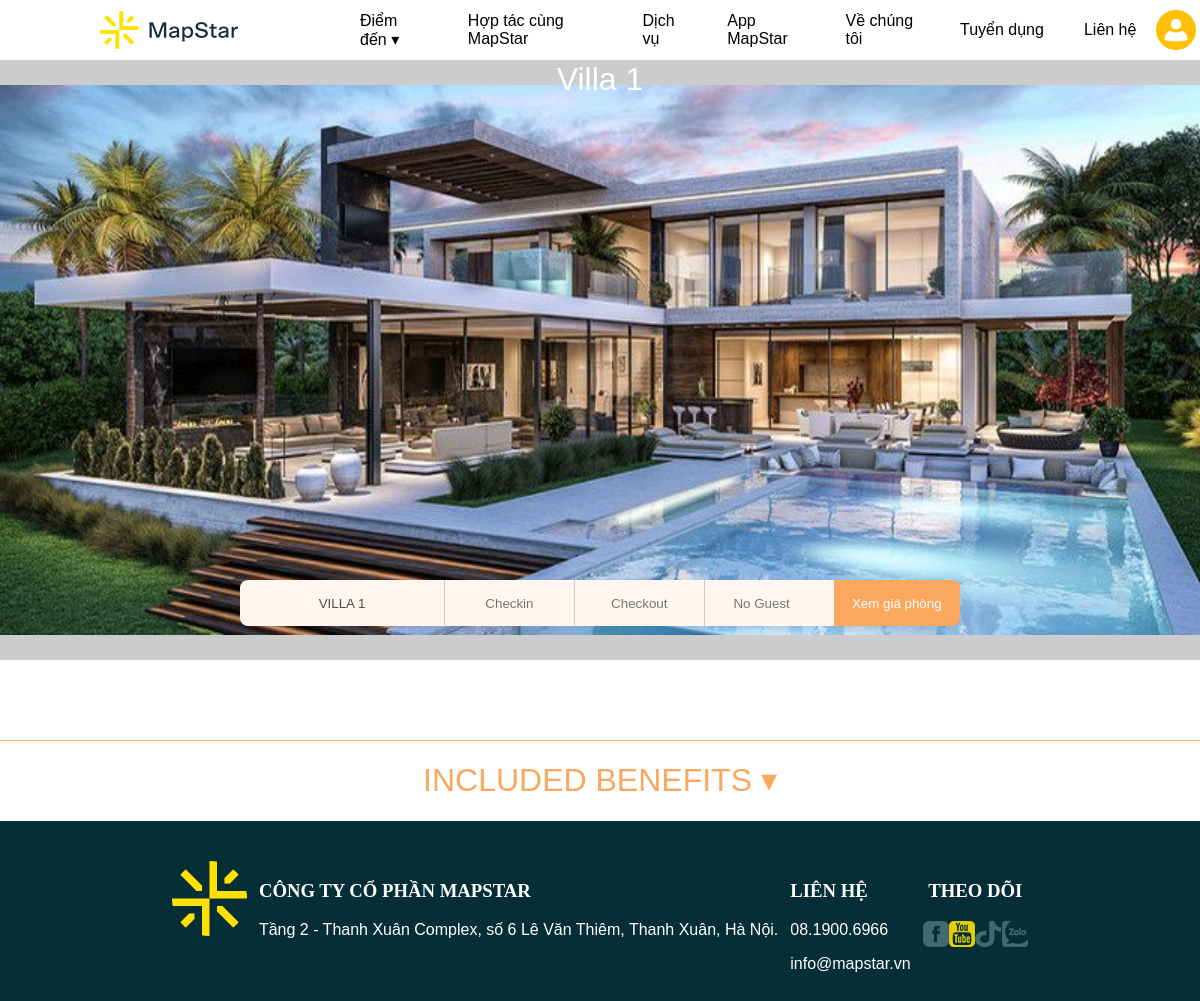
Page /property/1/ on the committed database.
### ms_property_slider_image/models.py (models this page shows, shortened)
class MsPropertySliderImage(models.Model):
  property_id = models.ForeignKey(MsProperty, on_delete=models.CASCADE)
  image = models.ImageField(upload_to='images/')

### ms_property/models.py (models this page shows, shortened)
class MsProperty(models.Model):
  destination_id = models.ForeignKey(MsDestination, on_delete=models.CASCADE)
  name = models.CharField(max_length=255, null=False)
  max_adults = models.IntegerField()
  max_childs = models.IntegerField()
  property_size = models.IntegerField()
  property_standard_price = models.FloatField()
  property_price_monday = models.FloatField()
  property_price_tuesday = models.FloatField()
  property_price_wednesday = models.FloatField()
  property_price_thursday = models.FloatField()
  property_price_friday = models.FloatField()
  property_price_saturday = models.FloatField()
  property_price_sunday = models.FloatField()
  image = models.ImageField(upload_to='images/')
  description = models.TextField(default=False, null=True)
  included_benefits = models.TextField(default='')
  address = models.TextField(null=True, blank=True)

### ms_property/views.py (the view, shortened to what this page needs)
# urls.py: path("<int:property_id>/", views.ms_property_detail, name="ms_property_detail"),
@csrf_protect
def ms_property_detail(request, property_id):
    context = {}
    if request.method == 'GET':
        property_id = int(property_id)
        destinations = MsDestination.objects.all().order_by('id')
        services = MsServices.objects.filter(is_extra=False).order_by('id')
        extra_services = MsServices.objects.filter(is_extra=True)
        property_detail = MsProperty.objects.get(id=property_id)
        property_slider_images = MsPropertySliderImage.objects.filter(property_id=property_id)
        context.update({
            'destinations': destinations,
            'services': services,
            'extra_services': extra_services,
            'property_detail': property_detail,
            'property_slider_images': property_slider_images,
        })
        method_datas = request.GET
        check_in = method_datas.get('check_in')
        check_out = method_datas.get('check_out')
    return render(request, 'ms_property_detail.html', context)

### ms_property/templates/ms_property_detail.html (shortened to what this page needs)
{% extends 'ms_master.html' %}
{% load static %}
{% block header %}
<link rel="stylesheet" type="text/css" href="{% static 'css/ms_property_detail.css' %}">
{% endblock %}
{% block body %}
<div class="detail-container">
    {% for slider_image in property_slider_images %}
    <div class="mySlides fade">
        <img src="{{slider_image.image.url}}">
        <h1 class="image-title">{{slider_image.property_id.name}}</h1>
    </div>
    {% endfor %}
    <div class="form-booking-container">
        <form id="booking-form" class="booking-form" action="/booking/available_reservations" method="GET">
            <div class="locations">
                <input class="location" id="location" name="location" type="text" placeholder="Chọn điểm đến"
                       aria-label="Location" value="{{property_detail.name | upper}}" required readonly>
            </div>
            <input class="checkin js_date_picker" id="checkin" name="checkin" type="text" placeholder="Checkin"
                   aria-label="Checkin" value="{{check_in}}"
                   required readonly>
            <input class="checkout js_date_picker" id="checkout" name="checkout" type="text" placeholder="Checkout"
                   aria-label="Checkout" value="{{check_out}}" required readonly>
            <input class="no_guest" id="no_guest" name="no_guest" type="number" placeholder="No Guest"
                   aria-label="No Guest" value="{{no_guest}}">
            <input class="submit" type="submit" value="Xem giá phòng"/>
        </form>
    </div>
    <div class="booking-step">
    </div>
    <div class="detail-description">
        <h1>INCLUDED BENEFITS <span class="dropdown-icon">&dtrif;</span></h1>
    </div>
</div>
{% endblock %}

### ms_dashboard/static/css/ms_dashboard.css (style rules this page uses)
:root { --navbar-height: 60px; --nav-background-color: rgb(239, 173, 116); --margin-rl-width: 160px; --destination-image-height: 400px; --submenu-top-spacing: 58px }
html { height: 100%; }
body { margin: 0; font-family: Montserrat-Regular, Montserrat-Bold, "Kokomo Breeze", sans-serif; }
.mySlides { display: block; }
img { vertical-align: middle; }
.fade { animation-name: fade; animation-duration: 1.5s; }
.form-booking-container { position: absolute; width: 100%; margin-top: -80px; display: flex; justify-content: center; text-align: center; }
.booking-form { display: flex; justify-content: center; height: 100%; width: 60%; }
.booking-form > input { width: 20%; border: 0; outline: none; text-align: center; color: #4a4a4a; caret-color: #4a4a4a; background-color: #FFF6EF; cursor: pointer; }
#location { height: 44px; min-width: 200px; border: 0; outline: none; text-align: center; color: #4a4a4a; caret-color: #4a4a4a; background-color: #FFF6EF; cursor: pointer; border-top-left-radius: 8px; border-bottom-left-radius: 8px; }
#checkin, #checkout, #no_guest { border-left: 1px solid #cccccc; }
.booking-form .submit { background-color: #FAA760; color: #fff; border-top-right-radius: 8px; border-bottom-right-radius: 8px; }
h1, h2, h3 { text-align: center; font-weight: 500; line-height: 1.2; }

### ms_property/static/css/ms_property_detail.css (style rules this page uses)
:root { --navbar-height: 60px; --title-color: #FAA760; --border-radius: 8px }
.detail-container { padding-top: var(--navbar-height); height: auto; }
.mySlides > img { object-fit: contain; width: 100%; height: 600px; background-color: #cccccc; transition: background-color 1s linear; }
.mySlides > .image-title { position: absolute; top: var(--navbar-height); width: 100%; color: #ffffff; }
.booking-step { height: auto !important; overflow: hidden; padding: 40px var(--margin-rl-width) 40px var(--margin-rl-width); border-bottom: 1px solid var(--title-color); }
.detail-description { margin-top: 20px; padding: 0 var(--margin-rl-width) 0 var(--margin-rl-width); }
h1 { color: var(--title-color); font-weight: 500; margin-top: 0; }
.detail-description .dropdown-icon { cursor: pointer; }

### rows in the picture
MsPropertySliderImage: image (picture), property_id.name "Villa 1"
MsProperty: location "VILLA 1"
